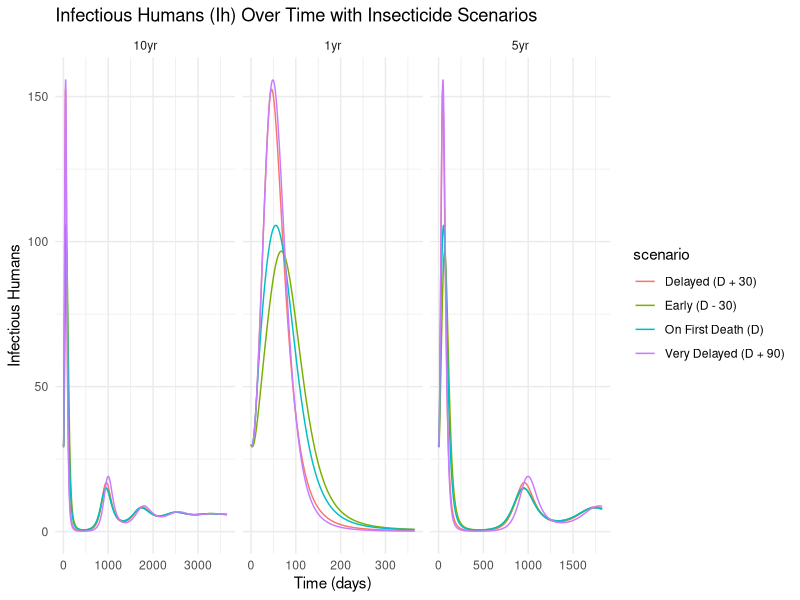
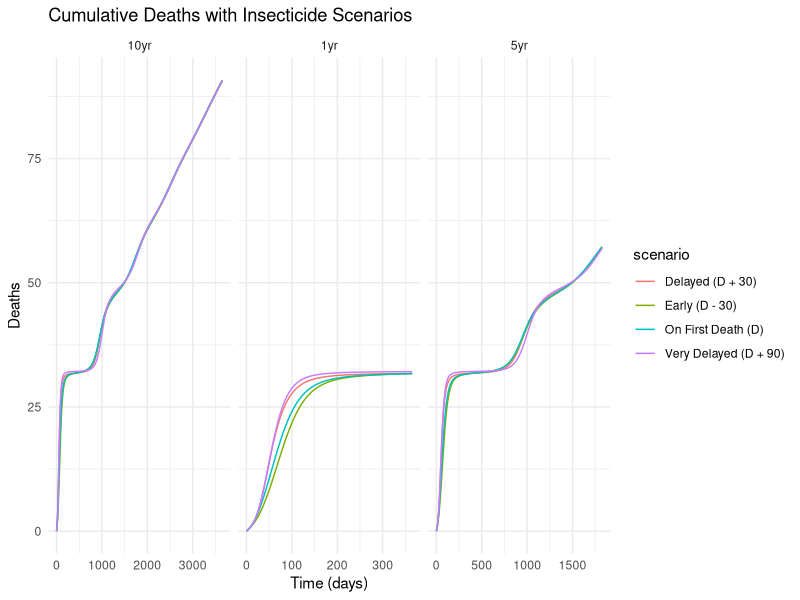
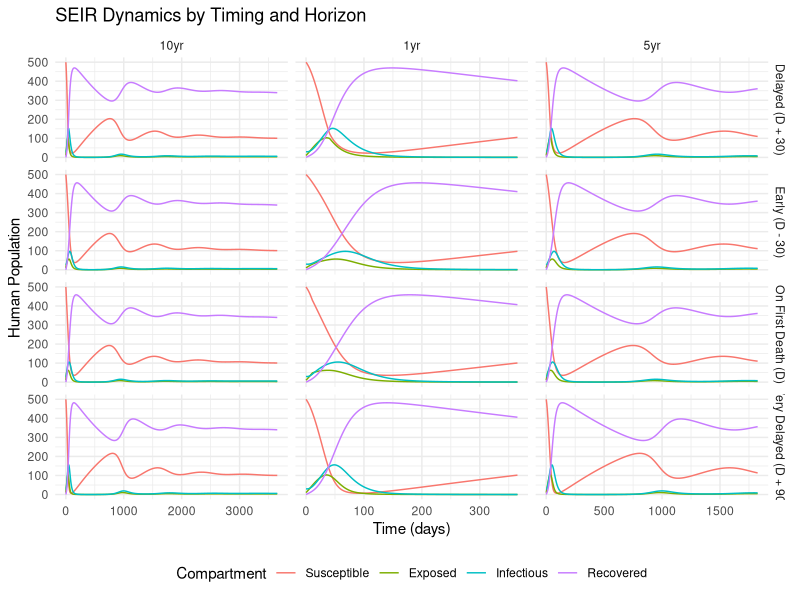
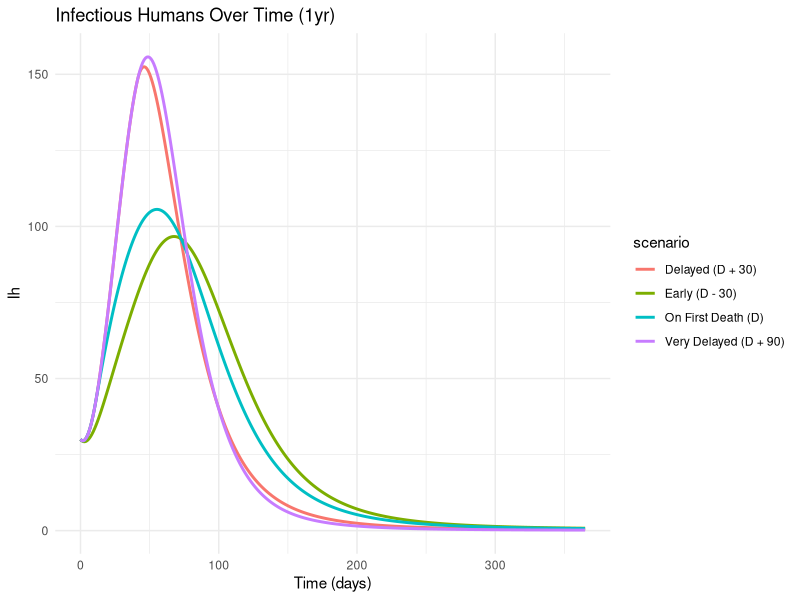
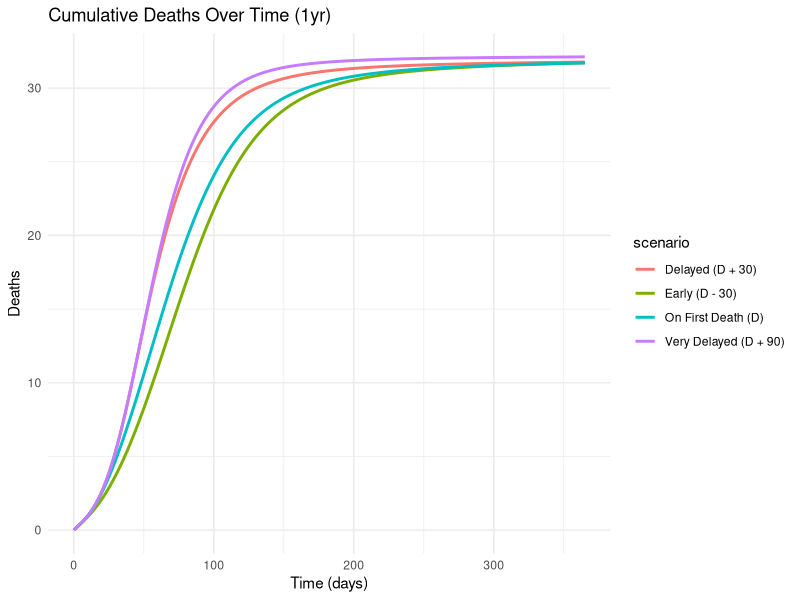
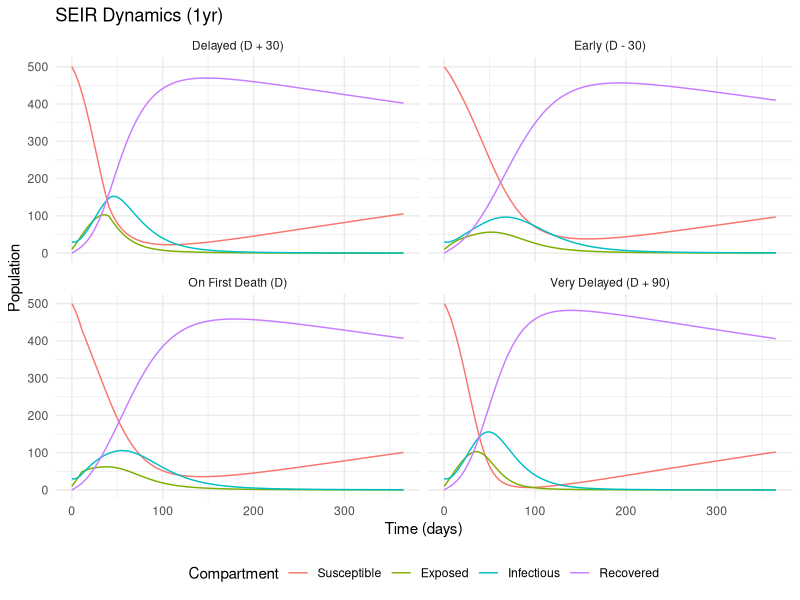
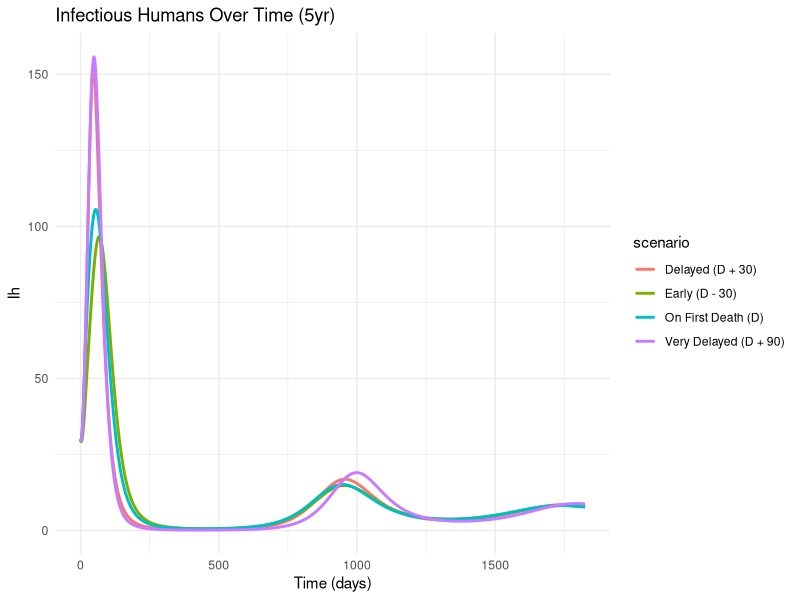
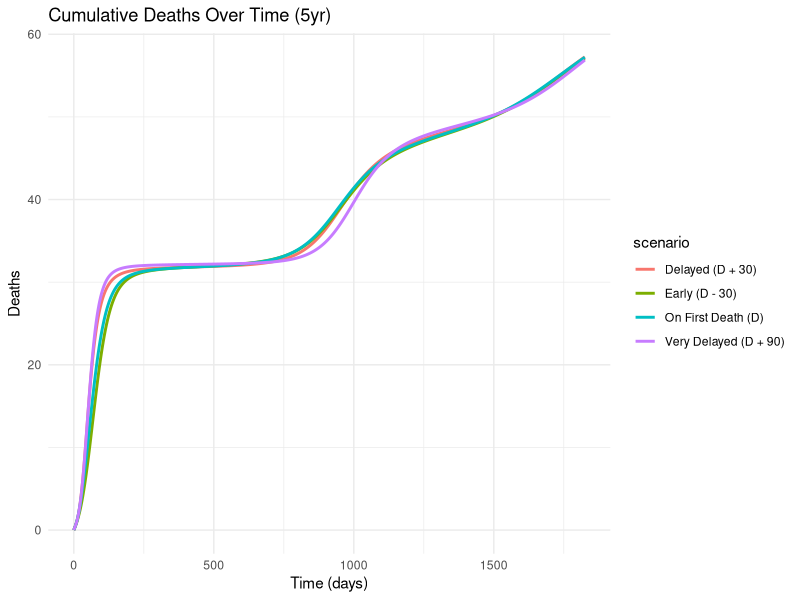

These figures' R source, in order:
library(deSolve)
library(ggplot2)
library(dplyr)
library(tidyr)

# --- Differential equations with insecticide effects ---
diff_HV_insecticide <- function(t, pop, para){
  Sh <- pop[1]; Eh <- pop[2]; Ih <- pop[3]; Rh <- pop[4]
  Ddh <- pop[5]; Dmh <- pop[6]; Sv <- pop[7]; Ev <- pop[8]; Iv <- pop[9]; Dv <- pop[10]
  
  Nh <- Sh + Eh + Ih + Rh
  Nv <- Sv + Ev + Iv
  
  # Apply intervention only after t_intervene
  epsilon_t <- ifelse(t >= para$t_intervene, para$epsilon, 0)
  delta_v_t <- ifelse(t >= para$t_intervene, para$delta_v, 0)
  
  lambda_h <- para$f_h * (1 - epsilon_t) * para$alpha * para$p_h * Iv / Nh
  lambda_v <- para$f_h * (1 - epsilon_t) * para$alpha * para$p_v * Ih / Nh
  
  dSh <- para$b_h * Nh - lambda_h * Sh + para$omega * Rh - para$mu_h * Sh
  dEh <- lambda_h * Sh - para$sigma_h * Eh - para$mu_h * Eh
  dIh <- para$sigma_h * Eh - para$gamma * Ih - (para$mu_h + para$d) * Ih
  dRh <- para$gamma * Ih - para$omega * Rh - para$mu_h * Rh
  dDdh <- para$d * Ih
  dDmh <- para$mu_h * (Ih + Eh + Sh)
  
  logistic_birth <- para$b_v * Nv * (1 - Nv / para$K_v)
  dSv <- logistic_birth - lambda_v * Sv - (para$mu_v + delta_v_t) * Sv
  dEv <- lambda_v * Sv - para$sigma_v * Ev - (para$mu_v + delta_v_t) * Ev
  dIv <- para$sigma_v * Ev - (para$mu_v + delta_v_t) * Iv
  dDv <- (para$mu_v + delta_v_t) * (Sv + Ev + Iv)
  
  return(list(c(dSh, dEh, dIh, dRh, dDdh, dDmh, dSv, dEv, dIv, dDv)))
}

# --- Solver wrapper ---
ODE_SEIRSEI_insecticide <- function(para, ICs, maxtime) {
  times <- seq(0, maxtime, 1)
  out <- ode(y = ICs, times = times, func = diff_HV_insecticide, parms = para, method = "ode45")
  df <- as.data.frame(out)
  colnames(df)[1] <- "time"
  return(df)
}

# --- Base parameters ---
base_para <- list(
  b_h = 1.1e-5, b_v = 0.25, f_h = 0.6, alpha = 0.8,
  p_h = 0.2, p_v = 0.5, sigma_h = 1/10, sigma_v = 1/15,
  gamma = 1/20, omega = 0.0009, d = 0.003,
  mu_h = 1.1e-5, mu_v = 0.1,
  epsilon = 0.3, delta_v = 0.01,  # Intervention effect
  K_v = 5000,
  t_intervene = Inf              # Default: no intervention
)

ICs <- c(Sh = 500, Eh = 10, Ih = 30, Rh = 0,
         Ddh = 0, Dmh = 0, Sv = 4000, Ev = 100, Iv = 50, Dv = 0)

# --- Time Horizons ---
time_horizons <- list("1yr" = 365, "5yr" = 1825, "10yr" = 3650)
all_scenarios <- list()

# --- Simulate for each time horizon with scenario timings ---
for (label in names(time_horizons)) {
  maxtime <- time_horizons[[label]]
  
  # Step 1: Run baseline (no intervention) to find first death
  para <- base_para
  para$t_intervene <- Inf
  baseline <- ODE_SEIRSEI_insecticide(para, ICs, maxtime)
  first_death_day <- which(baseline$Ddh >= 1)[1] - 1
  if (is.na(first_death_day)) next
  
  message(paste0("[", label, "] First disease-induced death at day: ", first_death_day))
  
  # Step 2: Define scenarios
  timings <- list(
    "Early (D - 30)" = max(0, first_death_day - 30),
    "On First Death (D)" = first_death_day,
    "Delayed (D + 30)" = first_death_day + 30,
    "Very Delayed (D + 90)" = first_death_day + 90
  )
  
  # Step 3: Simulate each scenario
  for (scenario in names(timings)) {
    sim_para <- base_para
    sim_para$t_intervene <- timings[[scenario]]
    sim <- ODE_SEIRSEI_insecticide(sim_para, ICs, maxtime)
    sim$time_horizon <- label
    sim$scenario <- scenario
    all_scenarios[[paste(label, scenario, sep = "_")]] <- sim
  }
}

# Combine all runs
all_data <- bind_rows(all_scenarios)

# --- Plot 1: Infections Over Time ---
ggplot(all_data, aes(x = time, y = Ih, color = scenario)) +
  geom_line() +
  facet_wrap(~ time_horizon, scales = "free_x") +
  labs(title = "Infectious Humans (Ih) Over Time with Insecticide Scenarios",
       x = "Time (days)", y = "Infectious Humans") +
  theme_minimal()

# --- Plot 2: Cumulative Deaths ---
ggplot(all_data, aes(x = time, y = Ddh, color = scenario)) +
  geom_line() +
  facet_wrap(~ time_horizon, scales = "free_x") +
  labs(title = "Cumulative Deaths with Insecticide Scenarios",
       x = "Time (days)", y = "Deaths") +
  theme_minimal()

# --- Plot 3: SEIR Dynamics ---
seir_long <- all_data %>%
  select(time, scenario, time_horizon, Sh, Eh, Ih, Rh) %>%
  pivot_longer(cols = c(Sh, Eh, Ih, Rh), names_to = "Compartment", values_to = "Count")

seir_long$Compartment <- factor(seir_long$Compartment,
                                levels = c("Sh", "Eh", "Ih", "Rh"),
                                labels = c("Susceptible", "Exposed", "Infectious", "Recovered"))

ggplot(seir_long, aes(x = time, y = Count, color = Compartment)) +
  geom_line() +
  facet_grid(scenario ~ time_horizon, scales = "free_x") +
  labs(title = "SEIR Dynamics by Timing and Horizon",
       x = "Time (days)", y = "Human Population") +
  theme_minimal() +
  theme(legend.position = "bottom")

# --- Final Summary Stats ---
final_summary <- all_data %>%
  group_by(time_horizon, scenario) %>%
  filter(time == max(time)) %>%
  summarise(
    Final_Ih = round(Ih),
    Final_Deaths = round(Ddh),
    Peak_Ih = round(max(Ih)),
    Peak_Day = time[which.max(Ih)],
    .groups = "drop"
  )

print(final_summary)

unique_horizons <- unique(all_data$time_horizon)

for (h in unique_horizons) {
  cat("Plotting for:", h, "\n")
  
  data_h <- all_data %>% filter(time_horizon == h)
  
  # 1. Infections over time
  p1 <- ggplot(data_h, aes(x = time, y = Ih, color = scenario)) +
    geom_line(size = 1) +
    labs(title = paste("Infectious Humans Over Time (", h, ")", sep = ""),
         x = "Time (days)", y = "Ih") +
    theme_minimal()
  print(p1)
  
  # 2. Cumulative deaths
  p2 <- ggplot(data_h, aes(x = time, y = Ddh, color = scenario)) +
    geom_line(size = 1) +
    labs(title = paste("Cumulative Deaths Over Time (", h, ")", sep = ""),
         x = "Time (days)", y = "Deaths") +
    theme_minimal()
  print(p2)
  
  # 3. SEIR Dynamics
  seir_h <- data_h %>%
    select(time, scenario, Sh, Eh, Ih, Rh) %>%
    pivot_longer(cols = c("Sh", "Eh", "Ih", "Rh"),
                 names_to = "Compartment", values_to = "Count")
  
  seir_h$Compartment <- factor(seir_h$Compartment,
                               levels = c("Sh", "Eh", "Ih", "Rh"),
                               labels = c("Susceptible", "Exposed", "Infectious", "Recovered"))
  
  p3 <- ggplot(seir_h, aes(x = time, y = Count, color = Compartment)) +
    geom_line() +
    facet_wrap(~ scenario) +
    labs(title = paste("SEIR Dynamics (", h, ")", sep = ""),
         x = "Time (days)", y = "Population") +
    theme_minimal() +
    theme(legend.position = "bottom")
  print(p3)
}

# --- Final Summary Stats ---
summary_table <- all_data %>%
  group_by(time_horizon, scenario) %>%
  summarise(
    final_deaths = round(max(Ddh), 2),
    peak_Ih = round(max(Ih), 2),
    peak_day = time[which.max(Ih)],
    .groups = "drop"
  )

print(summary_table)
